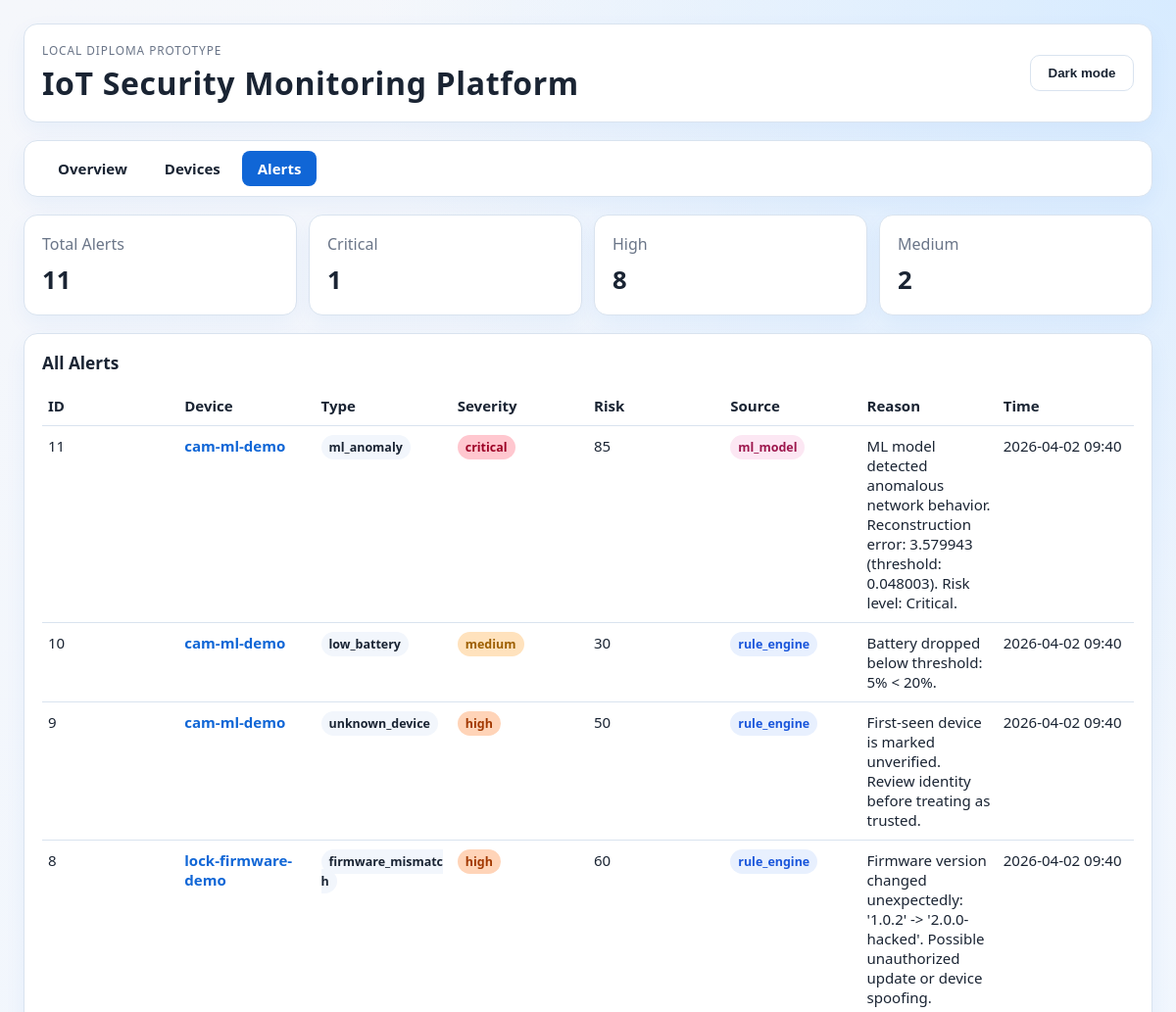
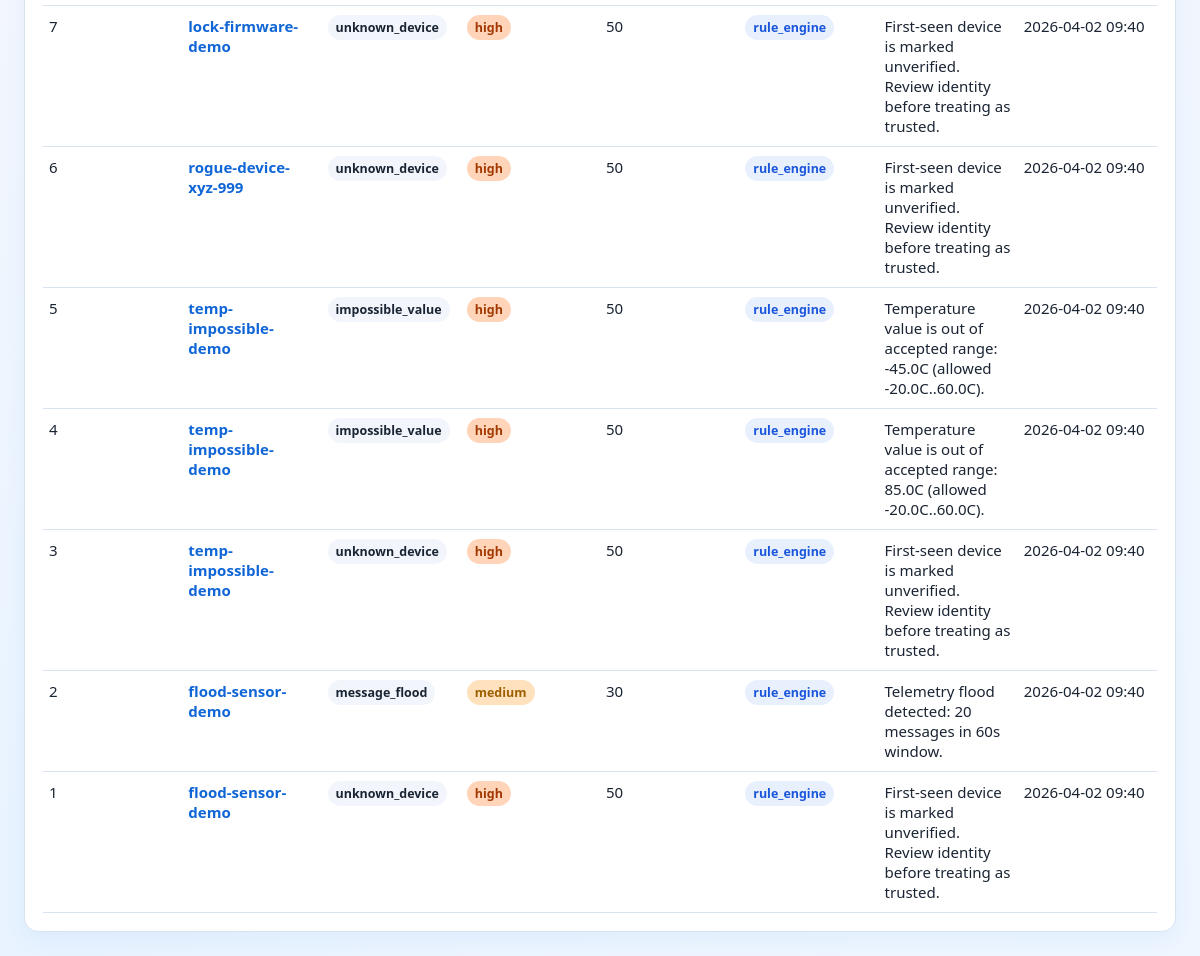
The page /dashboard/alerts on the database its author committed (2 pictures, top to bottom).
### app/models/alert.py (models this page shows)
class Alert(Base):
    __tablename__ = "alerts"
    id: Mapped[int] = mapped_column(Integer, primary_key=True)
    device_id: Mapped[str | None] = mapped_column(
        String(100), index=True, nullable=True
    )
    alert_type: Mapped[str] = mapped_column(String(50), index=True)
    severity: Mapped[str] = mapped_column(String(20), index=True)
    risk_score: Mapped[int] = mapped_column(Integer)
    reason: Mapped[str] = mapped_column(Text)
    source: Mapped[str] = mapped_column(String(50), default="rule_engine")
    status: Mapped[str] = mapped_column(String(30), default="open")
    created_at: Mapped[datetime] = mapped_column(
        DateTime(timezone=True), default=utc_now, index=True
    )

### app/main.py (the view)
@app.get("/dashboard/alerts", response_class=HTMLResponse)
def dashboard_alerts(request: Request, db: Session = Depends(get_db)) -> HTMLResponse:
    alerts = _list_alerts(db, limit=200)
    return templates.TemplateResponse(
        request=request,
        name="alerts.html",
        context={"alerts": alerts},
    )

### app/templates/alerts.html (shortened to what this page needs)
<!DOCTYPE html>
<html lang="ru">
<head>
    <link rel="stylesheet" href="{{ url_for('static', path='/dashboard.css') }}">
</head>
<body>
<main class="page-shell">
    <header class="topbar card">
        <div>
            <p class="eyebrow">Local diploma prototype</p>
            <h1>IoT Security Monitoring Platform</h1>
        </div>
        <div class="actions">
            <button type="button" id="theme-toggle" class="theme-toggle" aria-pressed="false">Dark mode</button>
        </div>
    </header>
    <nav class="nav-bar card">
        <a href="/">Overview</a>
        <a href="/dashboard/devices">Devices</a>
        <a href="/dashboard/alerts" class="active">Alerts</a>
    </nav>
    <section class="kpis">
        <article class="card kpi"><p>Total Alerts</p><strong>{{ alerts | length }}</strong></article>
        <article class="card kpi"><p>Critical</p><strong>{{ alerts | selectattr('severity', 'equalto', 'critical') | list | length }}</strong></article>
        <article class="card kpi"><p>High</p><strong>{{ alerts | selectattr('severity', 'equalto', 'high') | list | length }}</strong></article>
        <article class="card kpi"><p>Medium</p><strong>{{ alerts | selectattr('severity', 'equalto', 'medium') | list | length }}</strong></article>
    </section>
    <section class="card">
        <h2>All Alerts</h2>
        <table>
            <thead>
            <tr>
                <th>ID</th>
                <th>Device</th>
                <th>Type</th>
                <th>Severity</th>
                <th>Risk</th>
                <th>Source</th>
                <th>Reason</th>
                <th>Time</th>
            </tr>
            </thead>
            <tbody>
            {% if alerts %}
                {% for alert in alerts %}
                <tr>
                    <td>{{ alert.id }}</td>
                    <td>
                        {% if alert.device_id %}
                            <a href="/dashboard/devices/{{ alert.device_id }}" class="device-link">{{ alert.device_id }}</a>
                        {% else %}
                            --
                        {% endif %}
                    </td>
                    <td><span class="badge alert-type">{{ alert.alert_type }}</span></td>
                    <td><span class="badge risk-{{ alert.severity }}">{{ alert.severity }}</span></td>
                    <td>{{ alert.risk_score }}</td>
                    <td><span class="badge source-{{ alert.source }}">{{ alert.source }}</span></td>
                    <td>{{ alert.reason }}</td>
                    <td class="nowrap">{{ alert.created_at.strftime('%Y-%m-%d %H:%M') }}</td>
                </tr>
                {% endfor %}
            {% else %}
                <tr><td colspan="8">No alerts recorded yet.</td></tr>
            {% endif %}
            </tbody>
        </table>
    </section>
</main>
</body>
</html>

### app/static/dashboard.css (style rules this page uses)
:root { --bg-1: #f5f7fb; --bg-2: #eef6ff; --glow-top: #d7ebff; --glow-bottom: #e8f3ff; --ink: #1a2433; --muted: #6a7588; --card: #ffffff; --stroke: #d9e3ef; --accent: #1066d6; --accent-soft: #dcecff; --button-bg: #ffffff; --button-ink: #1a2433; --code-bg: #f2f6fc; --ok: #18884f; --warn: #8a6800; --shadow-color: rgb(16 102 214 / 6%); --font-ui: "Segoe UI", "Trebuchet MS", sans-serif; }
* { box-sizing: border-box; }
body { margin: 0; color: var(--ink); font-family: var(--font-ui); background: radial-gradient(circle at top right, var(--glow-top) 0%, transparent 35%), radial-gradient(circle at bottom left, var(--glow-bottom) 0%, transparent 40%), linear-gradient(160deg, var(--bg-1), var(--bg-2)); transition: background 0.25s ease, color 0.25s ease; }
.page-shell { max-width: 1240px; margin: 0 auto; padding: 24px; display: grid; gap: 18px; }
.card { background: var(--card); border: 1px solid var(--stroke); border-radius: 14px; padding: 18px; box-shadow: 0 8px 22px var(--shadow-color); transition: background 0.25s ease, border-color 0.25s ease; }
.topbar { display: flex; justify-content: space-between; align-items: center; gap: 16px; }
.topbar h1 { margin: 4px 0 0; font-size: clamp(1.4rem, 3vw, 2rem); letter-spacing: 0.02em; }
.eyebrow { margin: 0; color: var(--muted); text-transform: uppercase; font-size: 0.74rem; letter-spacing: 0.08em; }
.actions { display: flex; gap: 10px; }
button { border-radius: 10px; border: 1px solid var(--stroke); background: var(--button-bg); color: var(--button-ink); padding: 10px 14px; font-weight: 600; cursor: pointer; transition: background 0.2s ease, border-color 0.2s ease, color 0.2s ease; }
.theme-toggle { min-width: 106px; }
.kpis { display: grid; gap: 12px; grid-template-columns: repeat(4, minmax(0, 1fr)); }
.kpi p { margin: 0; color: var(--muted); }
.kpi strong { display: inline-block; margin-top: 8px; font-size: 1.6rem; }
h2 { margin: 0 0 12px; font-size: 1.08rem; }
table { width: 100%; border-collapse: collapse; font-size: 0.94rem; table-layout: fixed; }
th, td { text-align: left; border-bottom: 1px solid var(--stroke); padding: 10px 6px; vertical-align: top; word-break: break-word; }
.badge { padding: 4px 8px; border-radius: 999px; font-size: 0.78rem; font-weight: 700; }
.badge.risk-medium { background: #ffe2bd; color: #9d5f00; }
.badge.risk-high { background: #ffd4b8; color: #a23800; }
.badge.risk-critical { background: #ffc7cf; color: #9d0025; }
.nav-bar { display: flex; gap: 6px; padding: 10px 18px; }
.nav-bar a { padding: 8px 16px; border-radius: 8px; text-decoration: none; color: var(--ink); font-weight: 600; font-size: 0.94rem; transition: background 0.15s ease; }
.nav-bar a.active { background: var(--accent); color: #fff; }
.device-link { color: var(--accent); text-decoration: none; font-weight: 600; }
.nowrap { white-space: nowrap; }
.badge.alert-type { background: var(--code-bg); color: var(--ink); font-weight: 600; }
.badge.source-rule_engine { background: #e8f0fe; color: #1a56db; }
.badge.source-ml_model { background: #fce7f3; color: #9d174d; }

### rows shown on the page
Alert: id "11", device_id "cam-ml-demo", alert_type "ml_anomaly", severity "critical", risk_score "85", source "ml_model", reason "ML model detected anomalous network behavior. Reconstruction error: 3.579943 (threshold: 0.048003). Risk level: Critical.", created_at "2026-04-02 09:40"
Alert: id "10", device_id "cam-ml-demo", alert_type "low_battery", severity "medium", risk_score "30", source "rule_engine", reason "Battery dropped below threshold: 5% < 20%.", created_at "2026-04-02 09:40"
Alert: id "9", device_id "cam-ml-demo", alert_type "unknown_device", severity "high", risk_score "50", source "rule_engine", reason "First-seen device is marked unverified. Review identity before treating as trusted.", created_at "2026-04-02 09:40"
Alert: id "8", device_id "lock-firmware-demo", alert_type "firmware_mismatch", severity "high", risk_score "60", source "rule_engine", reason "Firmware version changed unexpectedly: '1.0.2' -> '2.0.0-hacked'. Possible unauthorized update or device spoofing.", created_at "2026-04-02 09:40"
Alert: id "7", device_id "lock-firmware-demo", alert_type "unknown_device", severity "high", risk_score "50", source "rule_engine", reason "First-seen device is marked unverified. Review identity before treating as trusted.", created_at "2026-04-02 09:40"
Alert: id "6", device_id "rogue-device-xyz-999", alert_type "unknown_device", severity "high", risk_score "50", source "rule_engine", reason "First-seen device is marked unverified. Review identity before treating as trusted.", created_at "2026-04-02 09:40"
Alert: id "5", device_id "temp-impossible-demo", alert_type "impossible_value", severity "high", risk_score "50", source "rule_engine", reason "Temperature value is out of accepted range: -45.0C (allowed -20.0C..60.0C).", created_at "2026-04-02 09:40"
Alert: id "4", device_id "temp-impossible-demo", alert_type "impossible_value", severity "high", risk_score "50", source "rule_engine", reason "Temperature value is out of accepted range: 85.0C (allowed -20.0C..60.0C).", created_at "2026-04-02 09:40"
Alert: id "3", device_id "temp-impossible-demo", alert_type "unknown_device", severity "high", risk_score "50", source "rule_engine", reason "First-seen device is marked unverified. Review identity before treating as trusted.", created_at "2026-04-02 09:40"
Alert: id "2", device_id "flood-sensor-demo", alert_type "message_flood", severity "medium", risk_score "30", source "rule_engine", reason "Telemetry flood detected: 20 messages in 60s window.", created_at "2026-04-02 09:40"
Alert: id "1", device_id "flood-sensor-demo", alert_type "unknown_device", severity "high", risk_score "50", source "rule_engine", reason "First-seen device is marked unverified. Review identity before treating as trusted.", created_at "2026-04-02 09:40"

### other values the page prints
{{ alerts | length }} "11"
{{ alerts | selectattr('severity', 'equalto', 'critical') | list | length }} "1"
{{ alerts | selectattr('severity', 'equalto', 'high') | list | length }} "8"
{{ alerts | selectattr('severity', 'equalto', 'medium') | list | length }} "2"
